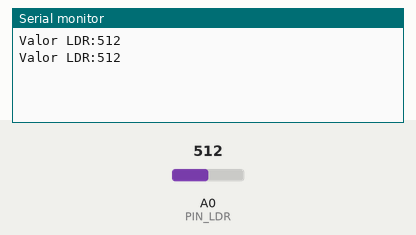
Recording of a sketch running on a simulated Arduino Uno, built with avr-gcc and run on an emulated ATmega328P. Shown: the last lines printed to the serial monitor. Inputs (shaded band) come from the test bench; at power-on: A0 (PIN_LDR) = 512.

Above: at 1.8 s.
1.9 s: A0 (PIN_LDR) set to 716
At 2.8 s:
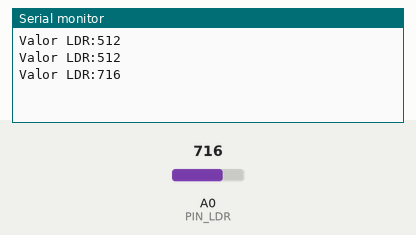
3.4 s: A0 (PIN_LDR) set to 900
At 4.8 s:
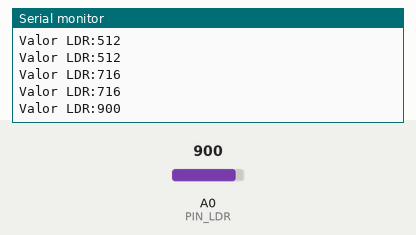
Timing chart, 0 to 6.4 s (numbered marks = the images above; inputs shaded):
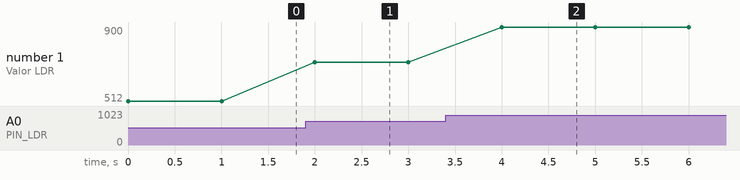

Measured:
- after the input at 1.9 s, the serial monitor: prints a new line after 0.10 s (image 1)
- after the input at 3.4 s, the serial monitor: prints a new line after 0.60 s (image 2)
- plotted number 1: 512 → 716 after the input at 1.9 s, 716 → 900 after the input at 3.4 s

The sketch:

_7.7_LDR.ino
```cpp
/*
Curso de Arduino

Lectura de valor de una resistencia LDR conectada a pin analógico A0

Conexiones

Resistencia LDR:
  Un terminal conectado a 5V
  Otro terminal conectado a la resistencia de 10k y conectado a A0
  El otro terminal de la resistencia conectado a GND
  (ninguno de los dos componentes tiene polaridad)

     ---- 5V
     |
    LDR
     |
     |--- A0
     |
Resistencia
     |
     ---- GND

by JAVacasM
 */


/* ==== Includes - Librerias==== */
/* ====  END Includes ==== */

/* ==== Defines - Constantes ==== */
#define PIN_LDR           A0
#define TIEMPO_ESPERA     1000 // 1000 milisegundos = 1 segundo
/* ==== END Defines ==== */

/* ==== Variables Globales ==== */
/* ==== END Global Variables ==== */


/* ==== Funciones a usar - Prototipos ==== */
/* ==== END Prototipos ==== */

/* ==== Setup - Configuracion ==== */
void setup() {
  Serial.begin(9600); // Activamos la comunicación serie con el PC
  // No es necesario hacer pinMode con los pines Analógicos
}
/* ==== END Setup ==== */

/* ==== Loop - Codigo que se repite==== */
void loop() {
  int iValorLDR=analogRead(PIN_LDR);

  Serial.print("Valor LDR:");
  Serial.println(iValorLDR);

  delay(TIEMPO_ESPERA);
}
/* ==== End Loop ==== */

/* ==== Funciones ==== */

/* ==== END Functions ==== */
```
